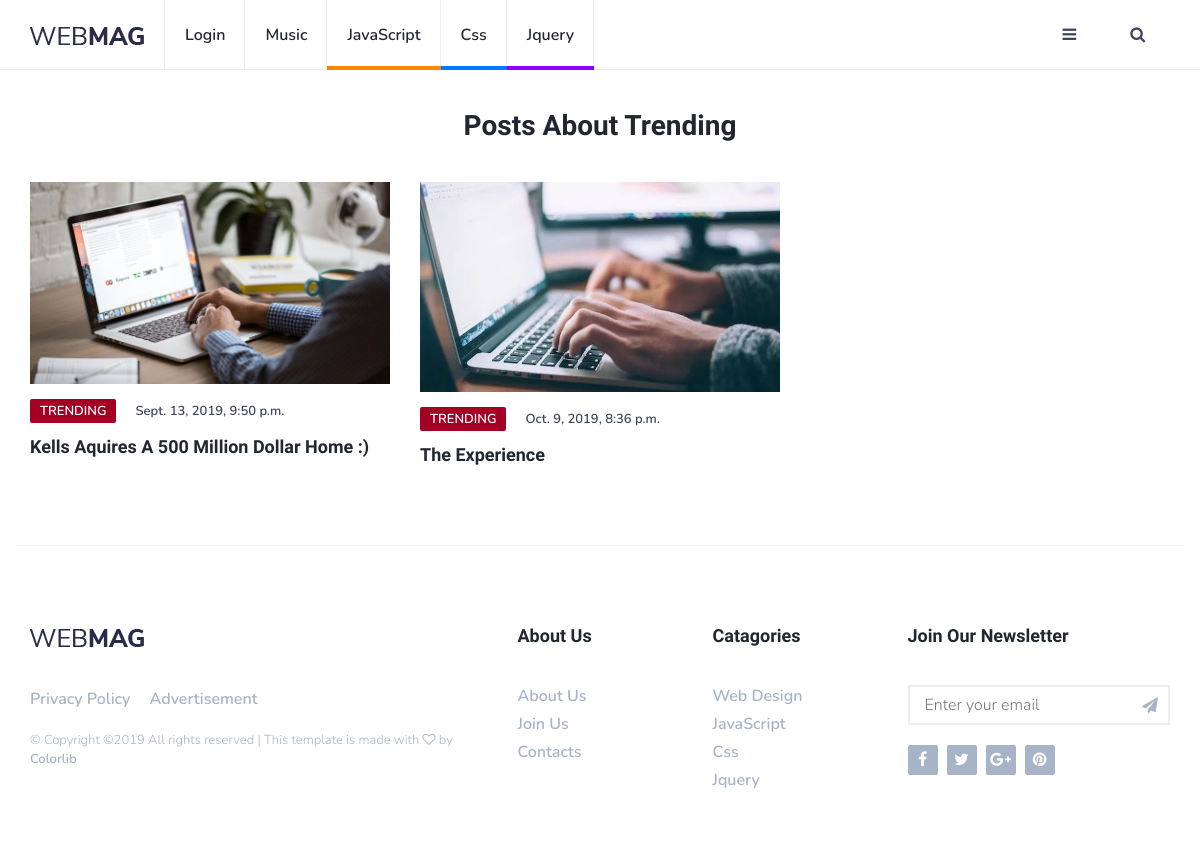
Page /post/category/trending/ on the earlier database version.
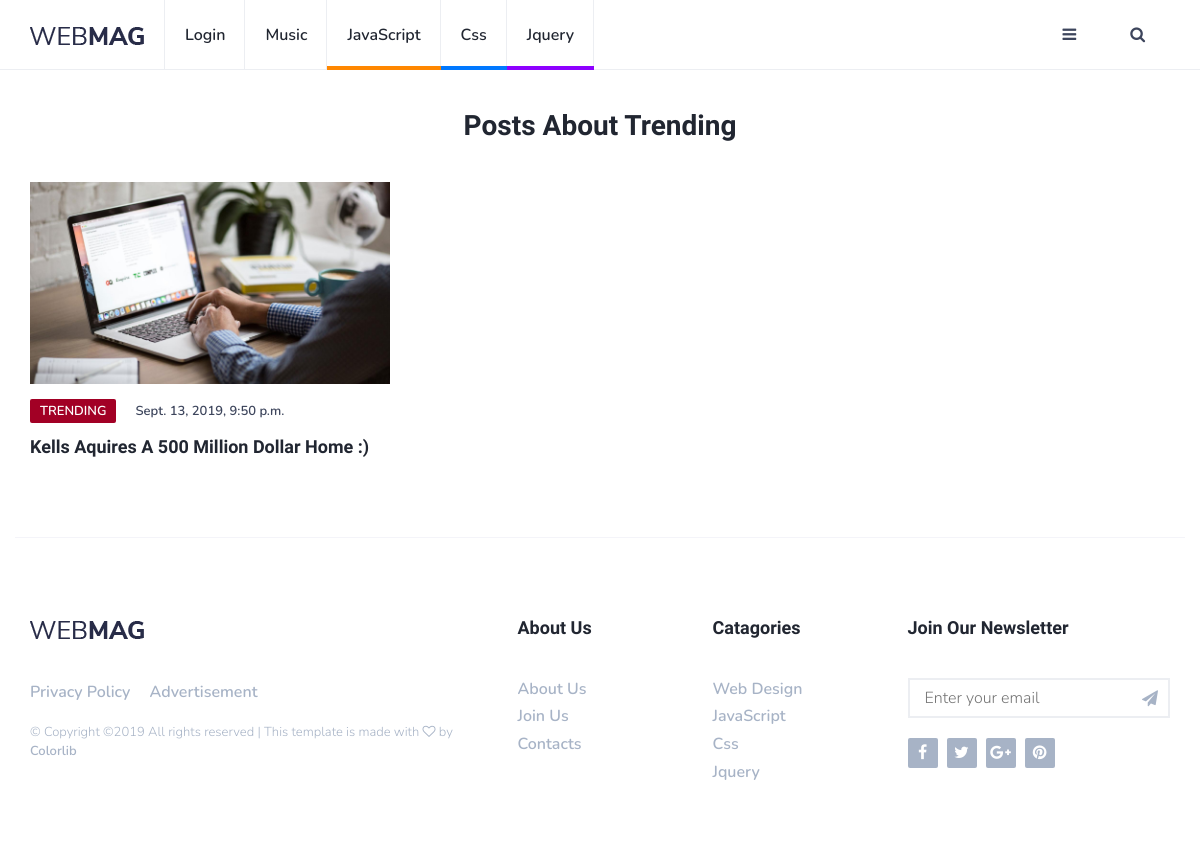
Same page on the later database version.
### blog/models.py (models this page shows, shortened)
class Hashtag(models.Model):
    name = models.CharField(max_length=50, unique=True)
    slug = models.SlugField(max_length=100, unique=True, null=True, blank=True)
    def __str__(self):
        return self.name

class Post(models.Model):
    title = models.CharField(max_length=100)
    content = models.TextField()
    date_posted = models.DateTimeField(default=timezone.now)
    author = models.ForeignKey(User, on_delete=models.CASCADE)
    slug = models.SlugField(max_length=200, unique=True, null=True, blank=True)
    image = models.ImageField(upload_to=image_upload, null=True, blank=True, default='default.jpg')
    image_2 = models.ImageField(upload_to=image_upload, null=True, blank=True)
    category = models.ForeignKey(Hashtag, on_delete=models.CASCADE, null=True, blank=True)
    display_comment = models.BooleanField(default=True)

### blog/views.py (the view)
# urls.py: path('category/<slug>/', views.category_list, name='category-list'),
def category_list(request, slug):
    post = Hashtag.objects.get(slug=slug)
    posts = post.post_set.all()
    context = {
        'posts': posts,
        'post':post
    }
    return render(request, 'blog/category_list.html', context)

### blog/templates/blog/category_list.html (shortened to what this page needs)
{% extends "blog/base.html" %}
{% load static %}
{% block content %}
	</header>
		<div class="section">
			<div class="container">
				<div class="row">
					<div class="col-md-12">
						<div class="section-title">
							<h2 style="text-align: center">Posts About {{ post.name }}</h2>
						</div>
					</div>
					{% for post in posts %}
					<div class="col-md-4">
						<div class="post">
							<a class="post-img" href="{% url 'post-detail' post.slug %}"><img src="{{ post.image.url }}" alt=""></a>
							<div class="post-body">
								<div class="post-meta">
									<a class="post-category cat-{{ post.category.id }}" href="">{{ post.category }}</a>
									<span class="post-date">{{ post.date_posted }}</span>
								</div>
								<h3 class="post-title"><a href="{% url 'post-detail' post.slug %}">{{ post.title }}</a></h3>
							</div>
						</div>
					</div>
					{%  endfor %}
</div>
            </div>
        </div>
            {% endblock content %}

### blog/templates/blog/base.html (shortened to what this page needs)
{% load static %}
<!DOCTYPE html>
<html lang="en">
	<head>
		<link type="text/css" rel="stylesheet" href="{% static 'blog/css/bootstrap.min.css' %}"/>
		<link rel="stylesheet" href="{% static 'blog/css/font-awesome.min.css' %}">
		<link type="text/css" rel="stylesheet" href="{% static 'blog/css/style.css' %}"/>
        <link type="text/css" rel="stylesheet" href="{% static 'users/css/login_controller.css' %}"/>
    </head>
	<body>
		<header id="header">
			<div id="nav">
				<div id="nav-fixed">
					<div class="container">
						<div class="nav-logo">
							<a href="{% url 'blog-home' %}" class="logo"><img src="{% static 'blog/img/logo.png' %}" alt=""></a>
						</div>
						<ul class="nav-menu nav navbar-nav">
                        {% if user.is_authenticated %}
                            <li><a href="{% url 'logout' %}">Logout</a></li>
                        {% else %}
							<li><a href="{% url 'login' %}">Login</a></li>
                        {% endif %}
							<li><a href="{% url 'home' %}">Music</a></li>
							<li class="cat-2"><a href="category.html">JavaScript</a></li>
							<li class="cat-3"><a href="category.html">Css</a></li>
							<li class="cat-4"><a href="category.html">Jquery</a></li>
						</ul>
						<div class="nav-btns">
							<button class="aside-btn"><i class="fa fa-bars"></i></button>
							<button class="search-btn"><i class="fa fa-search"></i></button>
						</div>
					</div>
				</div>
			</div>
    <main role="main" class="container">
      <div class="row">
        <div class="col-md-8">
         </div>
      </div>
    </main>
          {% block content %}{% endblock %}
     <footer id="footer">
			<div class="container">
				<div class="row">
					<div class="col-md-5">
						<div class="footer-widget">
							<div class="footer-logo">
								<a href="{% url 'blog-home' %}" class="logo"><img src="{% static 'blog/img/logo.png' %}" alt=""></a>
							</div>
							<ul class="footer-nav">
								<li><a href="#">Privacy Policy</a></li>
								<li><a href="#">Advertisement</a></li>
							</ul>
							<div class="footer-copyright">
								<span>&copy;
Copyright &copy;<script>document.write(new Date().getFullYear());</script> All rights reserved | This template is made with <i class="fa fa-heart-o" aria-hidden="true"></i> by <a href="https://colorlib.com" target="_blank">Colorlib</a>
</span>
							</div>
						</div>
					</div>
					<div class="col-md-4">
						<div class="row">
							<div class="col-md-6">
								<div class="footer-widget">
									<h3 class="footer-title">About Us</h3>
									<ul class="footer-links">
										<li><a href="about.html">About Us</a></li>
										<li><a href="#">Join Us</a></li>
										<li><a href="contact.html">Contacts</a></li>
									</ul>
								</div>
							</div>
							<div class="col-md-6">
								<div class="footer-widget">
									<h3 class="footer-title">Catagories</h3>
									<ul class="footer-links">
										<li><a href="category.html">Web Design</a></li>
										<li><a href="category.html">JavaScript</a></li>
										<li><a href="category.html">Css</a></li>
										<li><a href="category.html">Jquery</a></li>
									</ul>
								</div>
							</div>
						</div>
					</div>
					<div class="col-md-3">
						<div class="footer-widget">
							<h3 class="footer-title">Join our Newsletter</h3>
							<div class="footer-newsletter">
								<form>
									<input class="input" type="email" name="newsletter" placeholder="Enter your email">
									<button class="newsletter-btn"><i class="fa fa-paper-plane"></i></button>
								</form>
							</div>
							<ul class="footer-social">
								<li><a href="#"><i class="fa fa-facebook"></i></a></li>
								<li><a href="#"><i class="fa fa-twitter"></i></a></li>
								<li><a href="#"><i class="fa fa-google-plus"></i></a></li>
								<li><a href="#"><i class="fa fa-pinterest"></i></a></li>
							</ul>
						</div>
					</div>
				</div>
			</div>
		</footer>
	</body>
</html>

### blog/static/blog/css/style.css (style rules this page uses)
body { font-family: 'Nunito', sans-serif; font-size: 16px; font-weight: 300; color: #3d455c; margin: 0; padding: 0; overflow-x: hidden; }
h1, h2, h3, h4, h5, h6 { font-family: 'Nunito Sans', sans-serif; font-weight: 700; color: #212631; margin: 0px 0px 15px; }
h2 { font-size: 28px; }
h3 { font-size: 23px; }
a { font-weight: 600; color: #212631; text-decoration: none; }
ul,ol { margin: 0; padding: 0; list-style: none }
.input { height: 40px; border: 2px solid #eceef2; width: 100%; padding: 0px 15px; -webkit-transition: 0.2s border; transition: 0.2s border; }
.section { padding-top: 40px; }
.section .section-title { margin-bottom: 40px; }
.section .section-title h2 { text-transform: capitalize; font-size: 28px; }
#nav { height: 70px; }
#nav:after { content: ""; position: fixed; left: 0; right: 0; bottom: 0; top: 0; background-color: rgba(33, 38, 49, 0.5); z-index: 90; opacity: 0; visibility: hidden; -webkit-transition: 0.2s all; transition: 0.2s all; }
#nav-fixed { position: fixed; left: 0; right: 0; top: 0; z-index: 90; background-color: #FFF; -webkit-box-shadow: 0px -1px 0px 0px #eceef2 inset; box-shadow: 0px -1px 0px 0px #eceef2 inset; }
#nav .container { position: relative; }
.nav-logo { float:left; }
.nav-logo .logo { line-height: 70px; display:inline-block; }
.nav-logo .logo > img { width: 100%; max-height: 70px; }
.nav-menu { margin-left: 20px; }
.nav-menu li a { position: relative; padding: 25px 20px; text-transform: capitalize; -webkit-box-shadow: -1px 0px 0px 0px #eceef2 inset; box-shadow: -1px 0px 0px 0px #eceef2 inset; -webkit-transition: 0.2s color; transition: 0.2s color; }
.nav-menu li:first-child a { border-left: 1px solid #eceef2; }
.nav-menu li a:after { content: ''; position: absolute; left: 0; right: 0; bottom: 0px; width: 100%; height: 4px; -webkit-transition: 0.2s width; transition: 0.2s width; }
.nav-menu li.cat-2 a:after { background-color: #ff8700; }
.nav-menu li.cat-3 a:after { background-color: #0078ff; }
.nav-menu li.cat-4 a:after { background-color: #8d00ff; }
.nav-btns { float:right; }
.nav-btns > button { padding: 25px 25px; border: none; line-height: 20px; background: transparent; }
.post { margin-bottom: 40px; }
.post .post-img { display: block; -webkit-transition: 0.2s opacity; transition: 0.2s opacity; }
.post .post-img > img { width: 100%; }
.post .post-meta { margin-top: 15px; margin-bottom: 15px; }
.post-meta .post-category { font-size: 13px; text-transform: uppercase; padding: 3px 10px; font-weight: 600; border-radius: 2px; margin-right: 15px; color: #FFF; background-color: #212631; -webkit-transition: 0.2s opacity; transition: 0.2s opacity; }
.post-meta .post-category.cat-5 { background-color: #a20025; }
.post-meta .post-date { font-size: 13px; font-weight: 600; }
.post .post-title { font-size: 18px; margin-bottom: 0px; }
#footer { padding-bottom: 40px; margin-top: 40px; }
#footer .container { padding-top: 80px; border-top: 1px solid #F4f4f9; }
.footer-widget { margin-bottom: 40px; }
.footer-widget .footer-title { margin-bottom: 40px; text-transform: capitalize; font-size: 18px; }
.footer-widget a { color: #a7b3c6; -webkit-transition: 0.2s color; transition: 0.2s color; }
.footer-logo { margin-bottom: 40px; }
.footer-nav li { display: inline-block; margin-right: 15px; }
.footer-links li + li { margin-top: 5px; }
.footer-copyright { margin-top: 20px; color: #a7b3c6; font-size: 13px; }
.footer-newsletter form { position: relative; }
.footer-newsletter form > input.input { padding-right: 55px; }
.footer-newsletter form > .newsletter-btn { position: absolute; top: 0; right: 0; height: 40px; line-height: 40px; width: 40px; text-align: center; color: #a7b3c6; background: transparent; border: none; border-radius: 0px 2px 2px 0px; -webkit-transition: 0.2s opacity; transition: 0.2s opacity; }
.footer-social { margin-top: 20px; }
.footer-social li { display: inline-block; margin-right: 5px; }
.footer-social li > a { display: block; width: 30px; height: 30px; line-height: 30px; text-align: center; background-color: #a7b3c6; color: #FFF; border-radius: 2px; -webkit-transition: 0.2s opacity; transition: 0.2s opacity; }

Differences in the rows shown:
removed Post: image (picture), category "TRENDING", date_posted "Oct. 9, 2019, 8:36 p.m.", title "The Experience"
